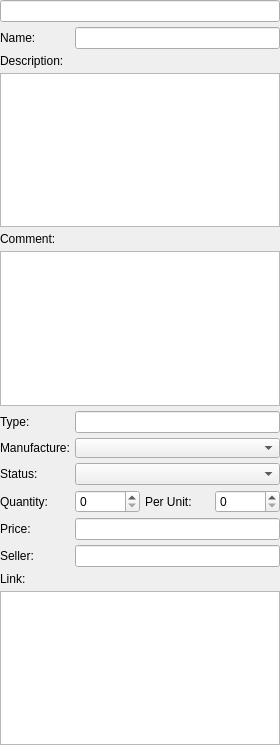
<?xml version="1.0" encoding="UTF-8"?>
<ui version="4.0">
 <class>uiComponentEditor</class>
 <widget class="QWidget" name="uiComponentEditor">
  <property name="geometry">
   <rect>
    <x>0</x>
    <y>0</y>
    <width>280</width>
    <height>745</height>
   </rect>
  </property>
  <property name="windowTitle">
   <string>Form</string>
  </property>
  <layout class="QGridLayout" name="gridLayout_2">
   <property name="leftMargin">
    <number>0</number>
   </property>
   <property name="topMargin">
    <number>0</number>
   </property>
   <property name="rightMargin">
    <number>0</number>
   </property>
   <property name="bottomMargin">
    <number>0</number>
   </property>
   <property name="spacing">
    <number>5</number>
   </property>
   <item row="8" column="1" colspan="3">
    <widget class="QComboBox" name="uiStatus"/>
   </item>
   <item row="13" column="0" colspan="4">
    <widget class="QTextEdit" name="uiLink"/>
   </item>
   <item row="5" column="0" colspan="4">
    <widget class="QPlainTextEdit" name="uiComment"/>
   </item>
   <item row="6" column="1" colspan="3">
    <widget class="QLineEdit" name="uiType">
     <property name="readOnly">
      <bool>true</bool>
     </property>
    </widget>
   </item>
   <item row="0" column="0" colspan="4">
    <widget class="QLineEdit" name="uiNumberID">
     <property name="readOnly">
      <bool>true</bool>
     </property>
    </widget>
   </item>
   <item row="6" column="0">
    <widget class="QLabel" name="label_5">
     <property name="text">
      <string>Type:</string>
     </property>
    </widget>
   </item>
   <item row="3" column="0" colspan="4">
    <widget class="QPlainTextEdit" name="uiDescription"/>
   </item>
   <item row="9" column="3">
    <widget class="QSpinBox" name="uiQuantityPackage"/>
   </item>
   <item row="1" column="0">
    <widget class="QLabel" name="label">
     <property name="text">
      <string>Name:</string>
     </property>
    </widget>
   </item>
   <item row="2" column="0">
    <widget class="QLabel" name="label_2">
     <property name="text">
      <string>Description:</string>
     </property>
    </widget>
   </item>
   <item row="9" column="2">
    <widget class="QLabel" name="label_4">
     <property name="text">
      <string>Per Unit:</string>
     </property>
    </widget>
   </item>
   <item row="9" column="1">
    <widget class="QSpinBox" name="uiQuantity"/>
   </item>
   <item row="7" column="1" colspan="3">
    <widget class="QStackedWidget" name="uiManufacture">
     <property name="enabled">
      <bool>true</bool>
     </property>
     <property name="maximumSize">
      <size>
       <width>16777215</width>
       <height>20</height>
      </size>
     </property>
     <property name="autoFillBackground">
      <bool>false</bool>
     </property>
     <property name="currentIndex">
      <number>1</number>
     </property>
     <widget class="QWidget" name="uiManufacturePage1">
      <layout class="QHBoxLayout" name="horizontalLayout_2">
       <property name="spacing">
        <number>0</number>
       </property>
       <property name="leftMargin">
        <number>0</number>
       </property>
       <property name="topMargin">
        <number>0</number>
       </property>
       <property name="rightMargin">
        <number>0</number>
       </property>
       <property name="bottomMargin">
        <number>0</number>
       </property>
       <item>
        <widget class="QLineEdit" name="noneditable">
         <property name="readOnly">
          <bool>true</bool>
         </property>
        </widget>
       </item>
      </layout>
     </widget>
     <widget class="QWidget" name="uiManufacturePage2">
      <layout class="QHBoxLayout" name="horizontalLayout">
       <property name="spacing">
        <number>0</number>
       </property>
       <property name="leftMargin">
        <number>0</number>
       </property>
       <property name="topMargin">
        <number>0</number>
       </property>
       <property name="rightMargin">
        <number>0</number>
       </property>
       <property name="bottomMargin">
        <number>0</number>
       </property>
       <item>
        <widget class="QComboBox" name="editable"/>
       </item>
      </layout>
     </widget>
    </widget>
   </item>
   <item row="11" column="0">
    <widget class="QLabel" name="label_8">
     <property name="text">
      <string>Seller:</string>
     </property>
    </widget>
   </item>
   <item row="1" column="1" colspan="3">
    <widget class="QLineEdit" name="uiName"/>
   </item>
   <item row="9" column="0">
    <widget class="QLabel" name="label_3">
     <property name="text">
      <string>Quantity:</string>
     </property>
    </widget>
   </item>
   <item row="7" column="0">
    <widget class="QLabel" name="label_6">
     <property name="text">
      <string>Manufacture:</string>
     </property>
    </widget>
   </item>
   <item row="8" column="0">
    <widget class="QLabel" name="label_7">
     <property name="text">
      <string>Status:</string>
     </property>
    </widget>
   </item>
   <item row="11" column="1" colspan="3">
    <widget class="QLineEdit" name="uiSeller"/>
   </item>
   <item row="4" column="0">
    <widget class="QLabel" name="label_10">
     <property name="text">
      <string>Comment:</string>
     </property>
    </widget>
   </item>
   <item row="12" column="0">
    <widget class="QLabel" name="label_9">
     <property name="text">
      <string>Link:</string>
     </property>
    </widget>
   </item>
   <item row="10" column="0">
    <widget class="QLabel" name="label_11">
     <property name="text">
      <string>Price:</string>
     </property>
    </widget>
   </item>
   <item row="10" column="1" colspan="3">
    <widget class="QLineEdit" name="uiPrice"/>
   </item>
  </layout>
 </widget>
 <resources/>
 <connections/>
</ui>
